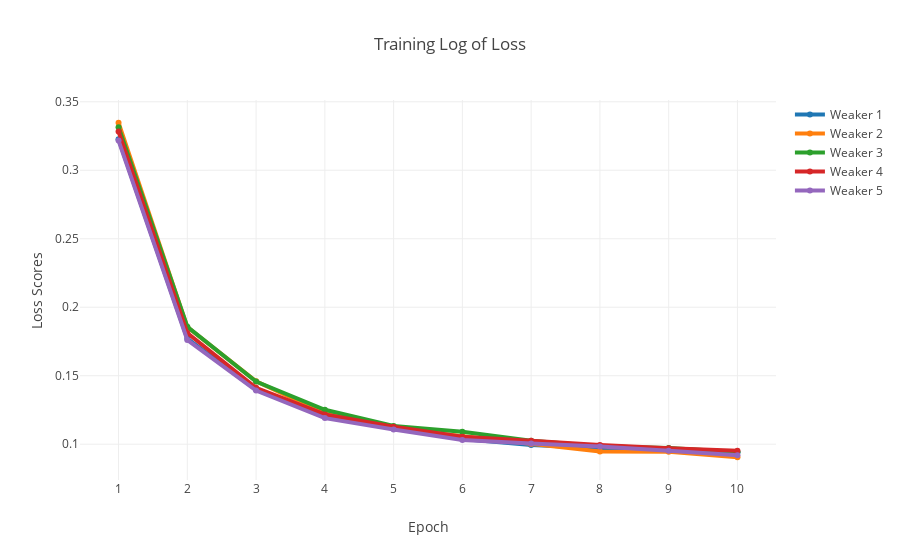

Notebook source saved alongside this figure:
### Markdown cell above
We can see the that each epoch increases F1 scores. The training processing after epoch 3 grows slowly.

### Code cell
#Training Log of Loss
ten=np.arange(1,11)
traces=[]
for i in range(1,6):
    
    y=train_hist['valid_%s'%i]['loss']
    
    trace=go.Scatter(
        x = ten,
        y = y,
        name = 'Weaker %s'%i,
        line = dict(
            width = 4)
        )
    traces.append(trace)

layout = dict(title = 'Training Log of Loss',
              xaxis = dict(title = 'Epoch',dtick=1),
              yaxis = dict(title = 'Loss Scores'),
              )

fig = dict(data=traces, layout=layout)
iplot(fig, filename='styled-line')

### Figure 1 — Plotly figure (JSON) as saved in the notebook; plotly's stock layout.template omitted (floating-point values rounded to 4 significant figures)
{"data": [{"line": {"width": 4}, "name": "Weaker 1", "type": "scatter", "uid": "82b5421e-a172-11e8-9153-8c859020b640", "x": [1, 2, 3, 4, 5, 6, 7, 8, 9, 10], "y": [0.3227, 0.177, 0.1397, 0.1201, 0.1114, 0.1038, 0.09936, 0.09722, 0.0968, 0.09412]}, {"line": {"width": 4}, "name": "Weaker 2", "type": "scatter", "uid": "82b543b8-a172-11e8-b77b-8c859020b640", "x": [1, 2, 3, 4, 5, 6, 7, 8, 9, 10], "y": [0.3347, 0.1855, 0.1459, 0.1225, 0.1115, 0.1057, 0.1001, 0.09471, 0.09448, 0.09047]}, {"line": {"width": 4}, "name": "Weaker 3", "type": "scatter", "uid": "82b5449e-a172-11e8-a873-8c859020b640", "x": [1, 2, 3, 4, 5, 6, 7, 8, 9, 10], "y": [0.3315, 0.1858, 0.1457, 0.1251, 0.1133, 0.1091, 0.1025, 0.0985, 0.09717, 0.09424]}, {"line": {"width": 4}, "name": "Weaker 4", "type": "scatter", "uid": "82b5455c-a172-11e8-9453-8c859020b640", "x": [1, 2, 3, 4, 5, 6, 7, 8, 9, 10], "y": [0.3283, 0.1812, 0.1411, 0.1217, 0.1127, 0.1054, 0.1025, 0.09944, 0.09712, 0.09516]}, {"line": {"width": 4}, "name": "Weaker 5", "type": "scatter", "uid": "82b54606-a172-11e8-813c-8c859020b640", "x": [1, 2, 3, 4, 5, 6, 7, 8, 9, 10], "y": [0.3217, 0.1761, 0.1391, 0.119, 0.1108, 0.1031, 0.1005, 0.09829, 0.09518, 0.09192]}], "layout": {"title": "Training Log of Loss", "xaxis": {"dtick": 1, "title": "Epoch"}, "yaxis": {"title": "Loss Scores"}}}
